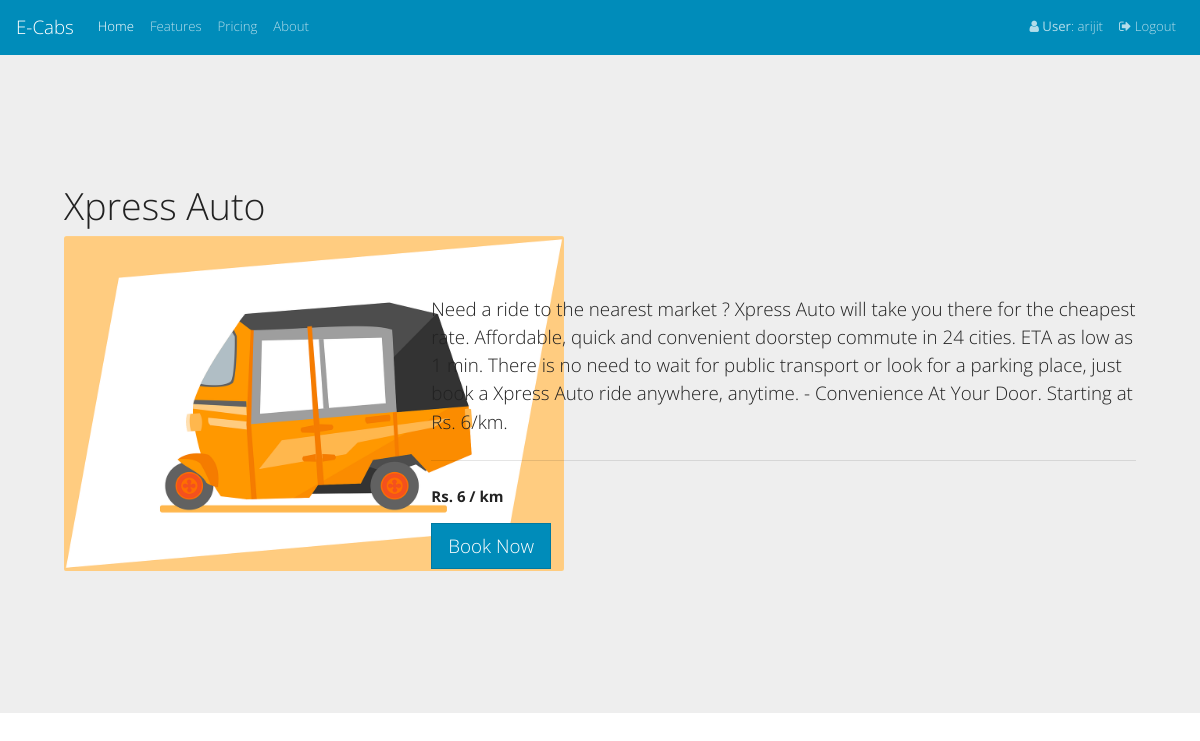
The page /car/1/ (signed in) on the database its author committed.
### frontend/models.py (models this page shows, shortened)
class Car(models.Model):
    name = models.CharField(max_length=100)
    image = models.ImageField(upload_to='car_images')
    description = models.TextField()
    daily_rent = models.IntegerField()
    is_available = models.BooleanField()

### frontend/views.py (the view)
# urls.py: url(r'^car/(?P<pk>\d+)/$', CarDetailsView.as_view(), name='car-details'),
class CarDetailsView(DetailView):
    template_name = 'car_details.html'
    model = Car
    def get_context_data(self, **kwargs):
        ctx = super(CarDetailsView, self).get_context_data(**kwargs)
        ctx['booking_success'] = 'booking-success' in self.request.GET
        return ctx

### frontend/templates/car_details.html (shortened to what this page needs)
{% extends "base.html" %}
{% block content %}
<div class="jumbotron">
<div class="row">
  <div class="col-sm-4"><h1 class="display-6">{{ object.name }}</h1><img class="image" src="{{ car.image.url }}" /></div>
  <div class="col-sm-8"><br><br><br><br><br>
	<p class="lead">{{ object.description }}</p>
	<hr class="my-4">
	  <p><strong> Rs. {{ object.daily_rent }} / km</strong></p>
	  <p class="lead">
	    <a class="btn btn-primary btn-lg" href="{% url 'new-booking' car_pk=object.pk %}" role="button">Book Now</a>
	  </p>
	</div>
</div>
</div>
{% endblock %}

### templates/base.html (shortened to what this page needs)
<!DOCTYPE HTML>
<html>
<head>
	<link href="https://maxcdn.bootstrapcdn.com/bootswatch/4.0.0-beta.3/yeti/bootstrap.min.css" rel="stylesheet">
<link href="https://maxcdn.bootstrapcdn.com/font-awesome/4.7.0/css/font-awesome.min.css" rel="stylesheet">
</head>
<body>
<nav class="navbar navbar-expand-lg navbar-dark bg-primary">
  <a class="navbar-brand" href="#">E-Cabs</a>
  <div class="collapse navbar-collapse" id="navbarColor01">
    <ul class="navbar-nav mr-auto">
      <li class="nav-item active">
        <a class="nav-link" href="#">Home <span class="sr-only">(current)</span></a>
      </li>
      <li class="nav-item">
        <a class="nav-link" href="#">Features</a>
      </li>
      <li class="nav-item">
        <a class="nav-link" href="#">Pricing</a>
      </li>
      <li class="nav-item">
        <a class="nav-link" href="#">About</a>
      </li>
</ul>
<ul class="nav navbar-nav navbar-right">
{% if request.user.is_authenticated %}
<li class="nav-item"></i><a class="nav-link" href="#"><i class="fa fa-user"></i> <b>User</b>: {{ user.get_username }}</a></li>
<li class="nav-item"><a class="nav-link" href="{% url "logout" %}"><i class="fa fa-sign-out"></i> Logout</a></li>
{% else %}
<li class="nav-item"><a class="nav-link" href="{% url "login" %}"><i class="fa fa-users"></i> Login</a></li>
<li class="nav-item"><a class="nav-link" href="{% url "user_registration"%}"><i class="fa fa-sign-out"></i> Sign Up</a></li>
</ul>
{% endif %}
  </div>
</nav>
    {% block content %}
    {% endblock %}
</body>
</html>

### rows shown on the page
Car: name "Xpress Auto", image (picture), description "Need a ride to the nearest market ? Xpress Auto will take you there for the cheapest rate. Affordable, quick and convenient doorstep commute in 24 cities. ETA as low as 1 min. There is no need to wait for public transport or look for a parking place, just book a Xpress Auto ride anywhere, anytime. - Convenience At Your Door. Starting at Rs. 6/km.", daily_rent "6"

### other values the page prints
{{ user.get_username }} "arijit"
